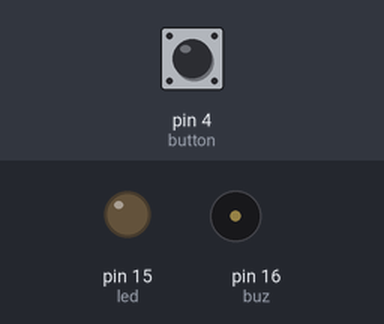
This sketch was run on a simulated Arduino Uno, built with avr-gcc and run on an emulated ATmega328P. Parts: output pins drawn as LEDs (lit = HIGH), buzzer (waves = sounding, pin HIGH). The test bench sets the inputs (shaded band); at power-on: pin 4 (button) LOW.

Above: at 1.2 s.
1.3 s: pin 4 (button) pulled HIGH for 0.15 s
At 1.7 s:
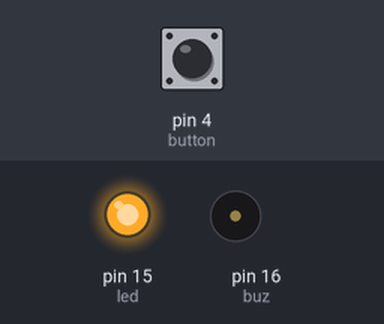
2.9 s: pin 4 (button) pulled HIGH for 1 s
At 4.1 s:
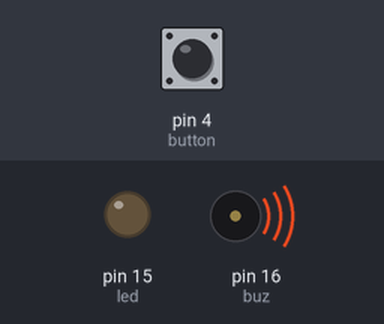
5.4 s: pin 4 (button) pulled HIGH for 0.15 s
At 6.0 s:
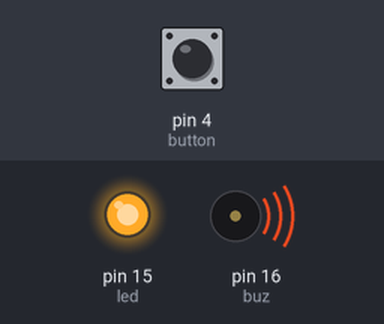
7.0 s: pin 4 (button) pulled HIGH for 3.2 s
At 7.3 s:
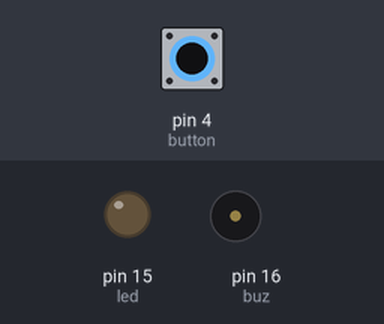
Timing chart, 0 to 10.0 s (numbered marks = the images above; inputs shaded):
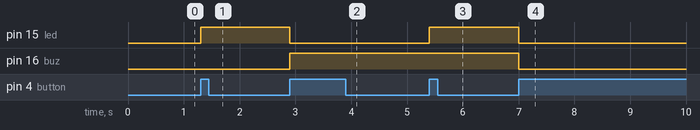

Measured:
- after the input at 1.3 s, pin 15 (led): LOW → HIGH at once
- after the input at 2.9 s, pin 15 (led): HIGH → LOW at once; pin 16 (buz): LOW → HIGH at once
- after the input at 5.4 s, pin 15 (led): LOW → HIGH at once
- after the input at 7.0 s, pin 15 (led), pin 16 (buz): HIGH → LOW at once

The sketch:

Soal2.ino
```cpp
 int led = 15;
int buz = 16;
int button = 4;
int buttonState = 0;
int lastButtonState = 0;
int counter = 0;

void setup() {
  pinMode (led, OUTPUT);
  pinMode (buz, OUTPUT);
  pinMode (button, INPUT);
}

void loop() {
  buttonState = digitalRead (button);

  if (buttonState != lastButtonState) {
    if (buttonState == HIGH) {
      counter++;
      if (counter > 3) {
        counter = 0;
      }
      switch (counter) {
        case 0:
        digitalWrite(led, LOW);
        digitalWrite(buz, LOW);
        break;

        case 1:
        digitalWrite(led, HIGH);
        digitalWrite(buz, LOW);
        break;

        case 2:
        digitalWrite(led, LOW);
        digitalWrite(buz, HIGH);
        break;

        case 3:
        digitalWrite(led, HIGH);
        digitalWrite(buz, HIGH);
        break;
      }
    }
    delay(50);
  }
  lastButtonState = buttonState;
}
```
